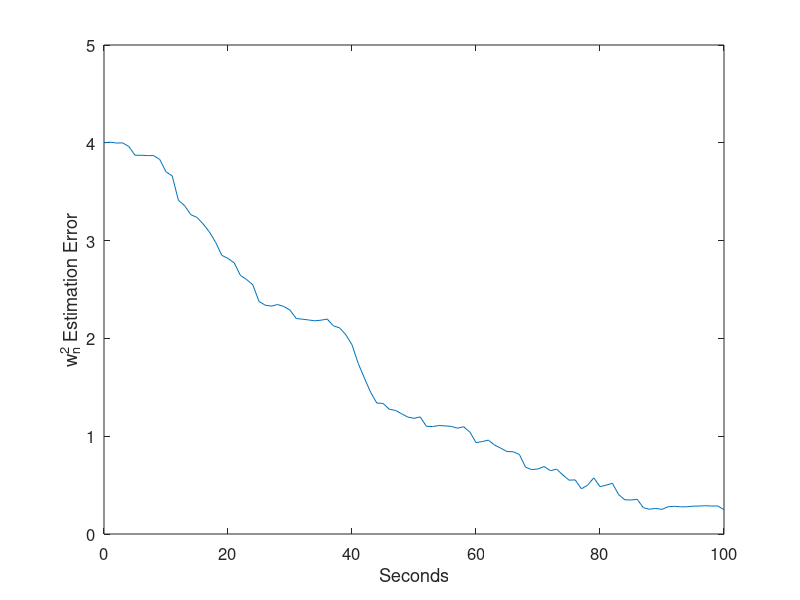
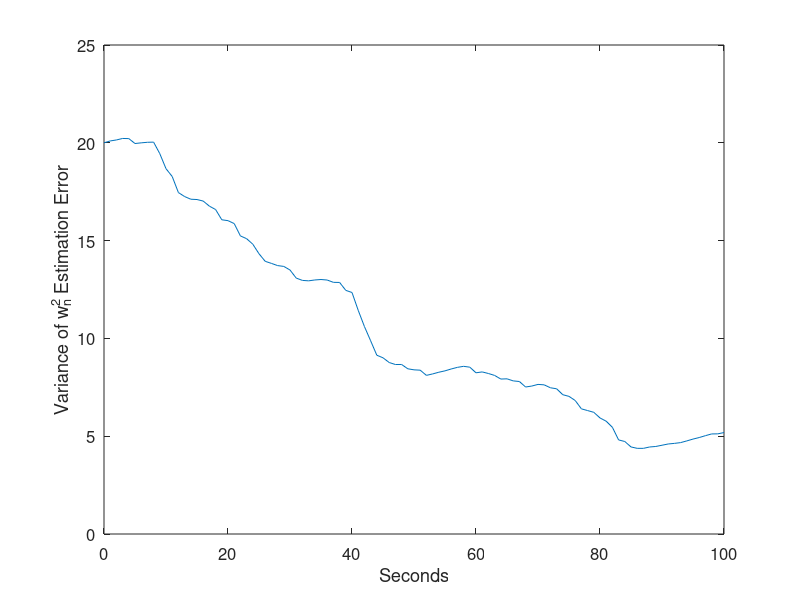

Here is the MATLAB script that generated these plots, in order:
function Parameter

% Extended Kalman filter for parameter estimation.
% Estimate the natural frequency of a second order system.

tf = 100; % simulation length
dt = 0.01; % simulation step size
wn = 2; % natural frequency
zeta = 0.1; % damping ratio
b = -2 * zeta * wn;
Q2 = 0.1; % artificial noise used for parameter estimation
%Q2 = 1;

Q = [1000 0; 0 Q2]; % covariance of process noise
R = [10 0; 0 10]; % covariance of measurement noise
H = [1 0 0; 0 1 0]; % measurement matrix
P = [0 0 0; 0 0 0; 0 0 20]; % covariance of estimation error

x = [0; 0; -wn*wn]; % initial state
xhat = 2 * x; % initial state estimate

% Initialize arrays for later plotting
xArray = x;
xhatArray = xhat;
P3Array = P(3,3);

dtPlot = tf / 100; % how often to plot output data
tPlot = 0;

for t = dt : dt : tf+dt
    % Simulate the system.
    w = sqrt(Q(1,1)) * randn;
    xdot = [x(2); x(3)*x(1) + b*x(2) - x(3)*w; 0];
    x = x + xdot * dt;
    z = H * x + sqrt(R) * [randn; randn];
    % Simulate the Kalman filter.
    F = [0 1 0; xhat(3) b xhat(1); 0 0 0];
    L = [0 0; -xhat(3) 0; 0 1];
    Pdot = F * P + P * F' + L * Q * L' - P * H' * inv(R) * H * P;
    P = P + Pdot * dt;
    K = P * H' * inv(R);
    xhatdot = [xhat(2); xhat(3)*xhat(1) + b*xhat(2); 0];
    xhatdot = xhatdot + K * (z - H * xhat);
    xhat = xhat + xhatdot * dt;
    if (t >= tPlot + dtPlot - 100*eps)
        % Save data for plotting.
        xArray = [xArray x];
        xhatArray = [xhatArray xhat];
        P3Array = [P3Array P(3,3)];
        tPlot = t;
    end
end

% Plot results
close all
t = 0 : dtPlot : tf;

figure;
plot(t, xArray(3,:) - xhatArray(3,:));
set(gca,'FontSize',12); set(gcf,'Color','White');
xlabel('Seconds'); ylabel('w_n^2 Estimation Error');

figure;
plot(t, P3Array);
set(gca,'FontSize',12); set(gcf,'Color','White');
xlabel('Seconds'); ylabel('Variance of w_n^2 Estimation Error');

disp(['Final estimation error = ', num2str(xArray(3,end)-xhatArray(3,end))]);